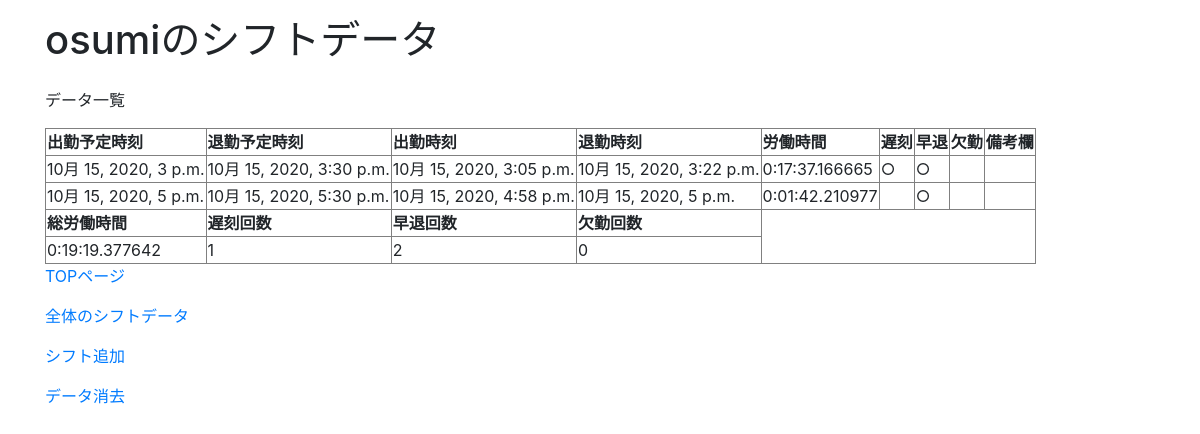
Before: /attendance2/mylist (signed in) with the older database file.
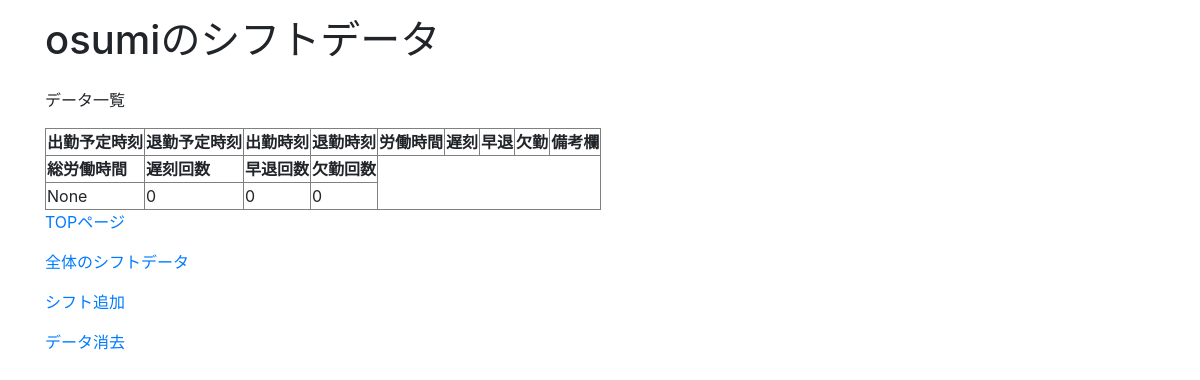
After: the same page with the newer database file.
### myapp/models.py (models this page shows)
class CustomUser(AbstractUser):
    authority = models.CharField(verbose_name="カラム名",choices=CHOICES,max_length=100)

### attendance2/models.py (models this page shows)
class Attendance(models.Model):
    user = models.ForeignKey(CustomUser, on_delete=models.CASCADE, verbose_name="スタッフ名")
    scheduled_attend_time = models.DateTimeField(blank=True, null=True,verbose_name="出勤予定時刻")
    scheduled_leave_time = models.DateTimeField(blank=True, null=True,verbose_name="退勤予定時刻")
    attend_time = models.DateTimeField(blank=True, null=True, verbose_name="出勤時刻")
    leave_time = models.DateTimeField(blank=True, null=True, verbose_name="退勤時刻")
    work_time=models.DurationField(default=timedelta(), verbose_name="労働時間")
    remarks = models.TextField(blank=True, null=True, verbose_name="備考欄")
    def is_late(self): #遅刻判定フラグ
        if self.attend_time:
            if self.attend_time > self.scheduled_attend_time:
                return '○'
            else:
                return ' '
        else:
            return ' '
    def is_early(self): #早退判定フラグ
        if self.leave_time:
            if self.leave_time < self.scheduled_leave_time:
                return '○'
            else:
                return ' '
        else:
            return ' '
    def is_absence(self): #欠勤判定フラグ
        if self.attend_time== None and (self.scheduled_leave_time < timezone.now()):
            return '○'
        else:
            return ' '

### attendance2/views.py (the view)
# urls.py: path('mylist', views.mylist, name='mylist'),#自分のシフトデータ
def mylist(request):#自分のシフトデータ
    from .models import Attendance
    from django.db.models import Sum
    data = Attendance.objects.filter(user=request.user).order_by("scheduled_attend_time")
    absence_count=Attendance.objects.filter(user=request.user,attend_time=None ,leave_time=None,scheduled_leave_time__lt= datetime.now()).count()
    late_count = Attendance.objects.filter(user=request.user,attend_time__gt = F('scheduled_attend_time')).count()
    early_count = Attendance.objects.filter(user=request.user,leave_time__lt=F('scheduled_leave_time')).count()
    sum = data.aggregate(Sum('work_time'))
    params = {  'message': 'データ一覧', #メッセージ
                'data': data,#自分のシフトデータ
                'sum':sum,#総労働時間
                'user':request.user,#ログインユーザー名
                'absence_count':absence_count,#欠席回数
                'late_count':late_count,#遅刻回数
                'early_count':early_count#早退回数
            }
    return render(request, 'attendance2/mylist.html', params)

### attendance2/templates/attendance2/mylist.html (shortened to what this page needs)
<!doctype html>
<html lang="ja">
  <head>
    <link rel="stylesheet" href="https://stackpath.bootstrapcdn.com/bootstrap/4.5.0/css/bootstrap.min.css">
  </head>
  <body>
  </body>
</html>
<!DOCTYPE html>
<html>
    <div class="container">
        <h1>{{user}}のシフトデータ</h1>
    </div>
    <div class="py-3">
        <div class="container">
            <p>{{ message }}</p>
            <table border="1">
                <tr>
                    <th>出勤予定時刻</th>
                    <th>退勤予定時刻</th>
                    <th>出勤時刻</th>
                    <th>退勤時刻</th>
                    <th>労働時間</th>
                    <th>遅刻</th>
                    <th>早退</th>
                    <th>欠勤</th>
                    <th>備考欄</th>
                </tr>
                {% for member in data %}
                <tr>
                    <td>{{ member.scheduled_attend_time}}</td>
                    <td>{{ member.scheduled_leave_time}}</td>
                    <td>{{ member.attend_time }}</td>
                    <td>{{ member.leave_time}}</td>
                    <td>{{member.work_time}}</td>
                    <td>{{ member.is_late}}</td>
                    <td>{{ member.is_early}}</td>
                    <td>{{ member.is_absence}}</td>
                    <td>{{ member.remarks }}</td>
                </tr>
                {% endfor %}
                    <tr>
                        <th>総労働時間</th>
                        <th>遅刻回数</th>
                        <th>早退回数</th>
                        <th>欠勤回数</th>
                    </tr>
                    <tr>
                        <td>{{sum.work_time__sum}}</td>
                        <td>{{late_count}}</td>
                        <td>{{early_count}}</td>
                        <td>{{absence_count}}</td>
                    </tr>
            </table>
            <p/>
                </a><a href='../attendance2'>TOPページ</a><p />
                </a><a href='../attendance2/list'>全体のシフトデータ</a><p />
            {% if request.user.authority == '管理者' %}
                </a><a href='../attendance2/new'>シフト追加</a><p />
                </a><a href='../attendance2/erase'>データ消去</a><p />
            {% endif %}
</html>

Changed rows visible on the page:
removed Attendance: scheduled_attend_time "10月 15, 2020, 3 p.m.", scheduled_leave_time "10月 15, 2020, 3:30 p.m.", attend_time "10月 15, 2020, 3:05 p.m.", leave_time "10月 15, 2020, 3:22 p.m.", work_time "0:17:37.166665", is_late "○", is_early "○"
removed Attendance: scheduled_attend_time "10月 15, 2020, 5 p.m.", scheduled_leave_time "10月 15, 2020, 5:30 p.m.", attend_time "10月 15, 2020, 4:58 p.m.", leave_time "10月 15, 2020, 5 p.m.", work_time "0:01:42.210977", is_early "○"
Other visible differences:
{{ sum.work_time__sum }}: "0:19:19.377642" → "None"
{{ late_count }}: "1" → "0"
{{ early_count }}: "2" → "0"
